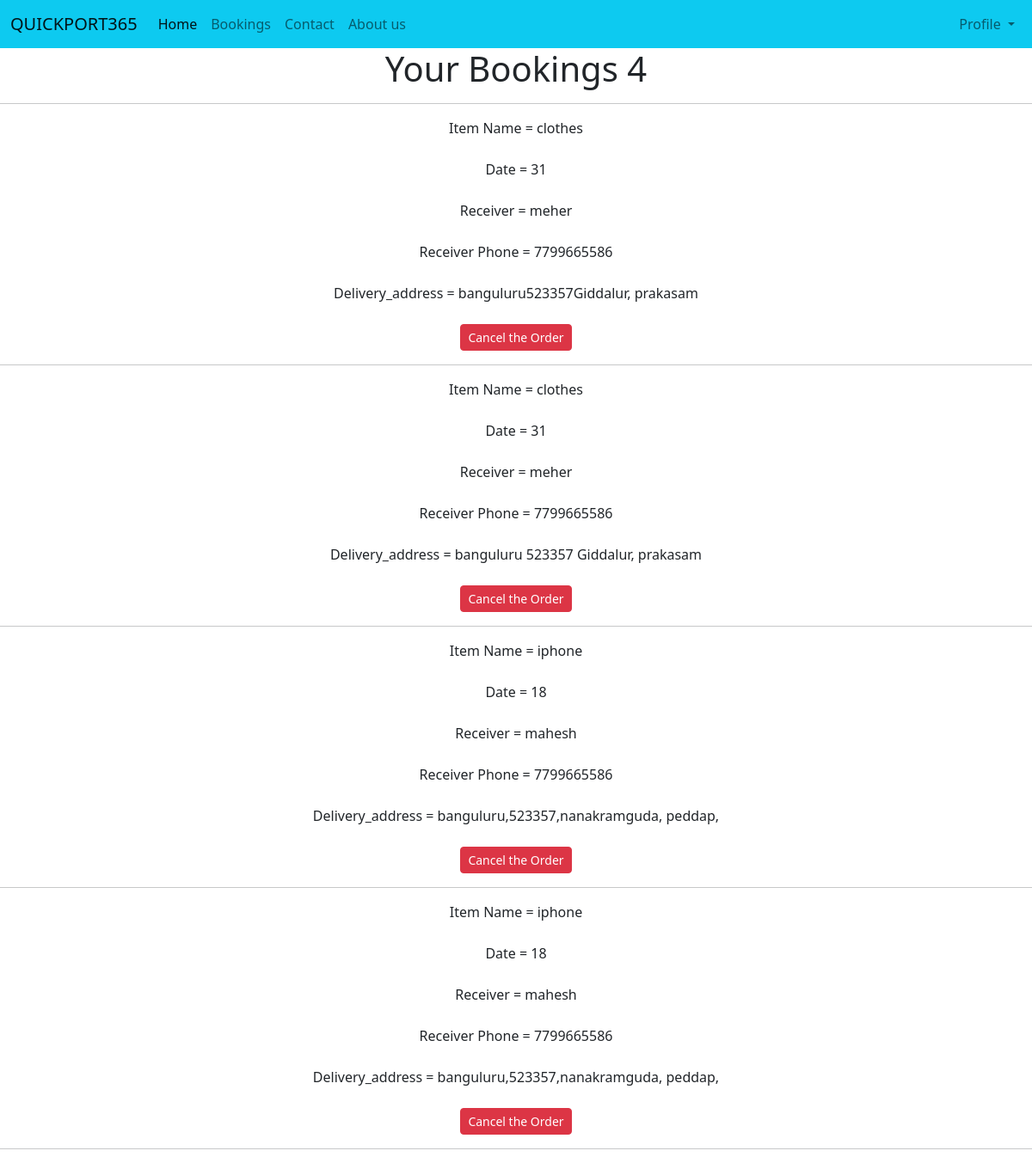
/bookings (signed in), run on an earlier commit of the app's database.
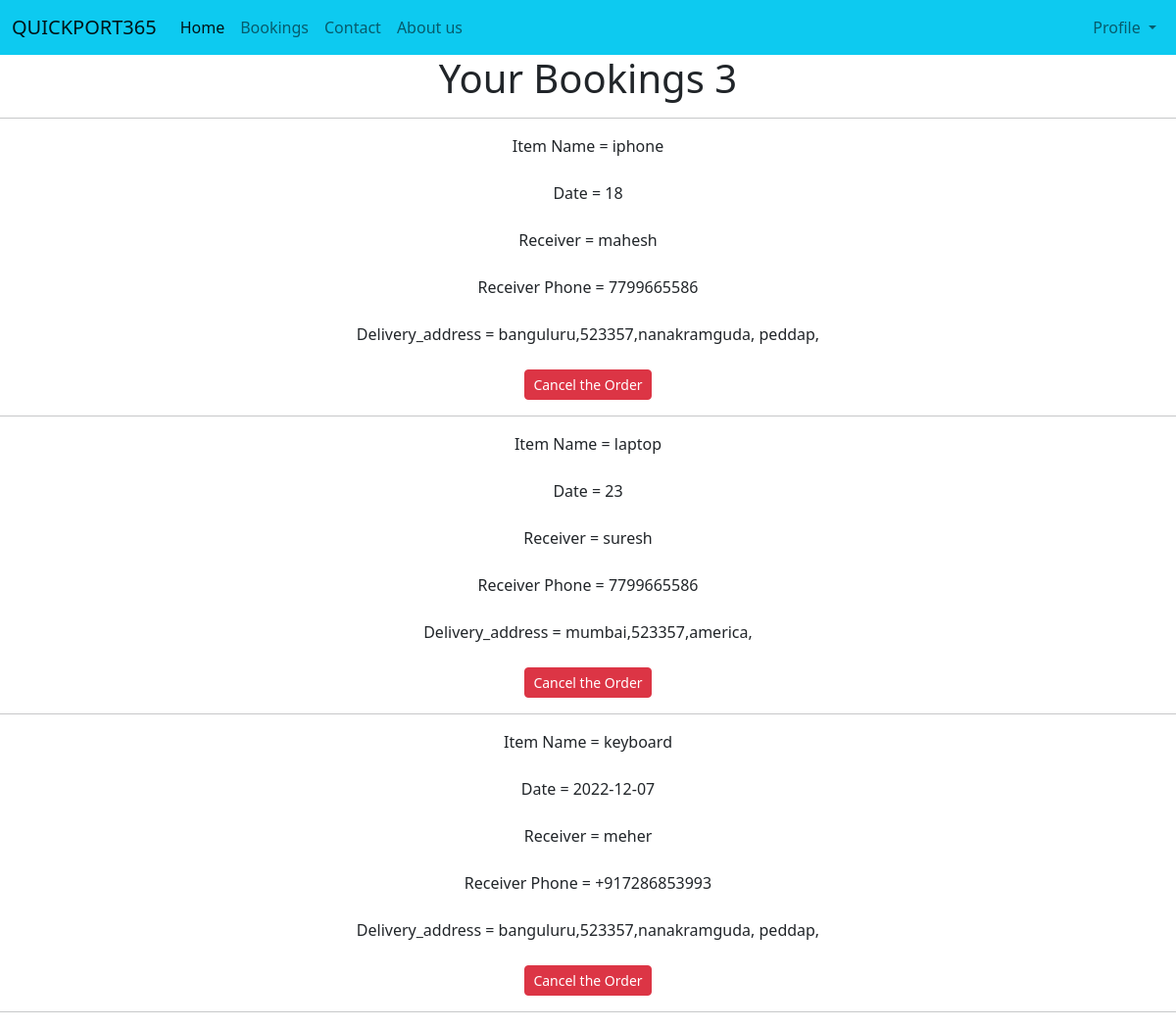
And on a later commit of the database.
### tables this page shows
CREATE TABLE orderdetails (id INTEGER PRIMARY KEY AUTOINCREMENT, user text, itemname text, itemweight text,date text, receiver text, receiver_phone text, service text, price text, delivery_address text, originpin text destinationpin, destinationpin text);

### app.py (the view)
@app.route('/bookings')
def user_bookings():
    superuser = False
    if session.get('user'):
        user = session['user']
    else:
        flash('Login to continue')
        return redirect('/login')
    with sqlite3.connect('database.db') as con:
        con.row_factory = sqlite3.Row
        cur = con.execute('select * from orderdetails where user=?', (user,))
        rows = cur.fetchall()
    return render_template('bookings.html', rows=rows, total=len(rows), superuser=superuser)

### templates/bookings.html (shortened to what this page needs)
{% extends 'base.html' %}
{% block content %}
<head>
</head>
<body>
<center>
<h1>Your Bookings  {{total}}</h1><hr>
{% for order in rows %}
Item Name = {{order.itemname}}<br><br>
Date = {{order.date}}<br><br>
Receiver = {{order.receiver}}<br><br>
Receiver Phone = {{order.receiver_phone}}<br><br>
    Delivery_address = {{order.delivery_address}}<br><br>
<a href="/cancel/{{order.id}}" class="btn btn-danger btn-sm">Cancel the Order</a><hr>
{% endfor %}</center>
</body>
</body>
</html>
{% endblock %}

What changed in the data, as far as the page shows it:
removed orderdetails: itemname "clothes", date "31", receiver "meher", receiver_phone "7799665586", delivery_address "banguluru523357Giddalur, prakasam"
removed orderdetails: itemname "clothes", date "31", receiver "meher", receiver_phone "7799665586", delivery_address "banguluru 523357 Giddalur, prakasam"
removed orderdetails: itemname "iphone", date "18", receiver "mahesh", receiver_phone "7799665586", delivery_address "banguluru,523357,nanakramguda, peddap,"
added orderdetails: itemname "laptop", date "23", receiver "suresh", receiver_phone "7799665586", delivery_address "mumbai,523357,america,"
added orderdetails: itemname "keyboard", date "2022-12-07", receiver "meher", receiver_phone "+917286853993", delivery_address "banguluru,523357,nanakramguda, peddap,"
Also different on the page:
{{ total }}: "4" → "3"
